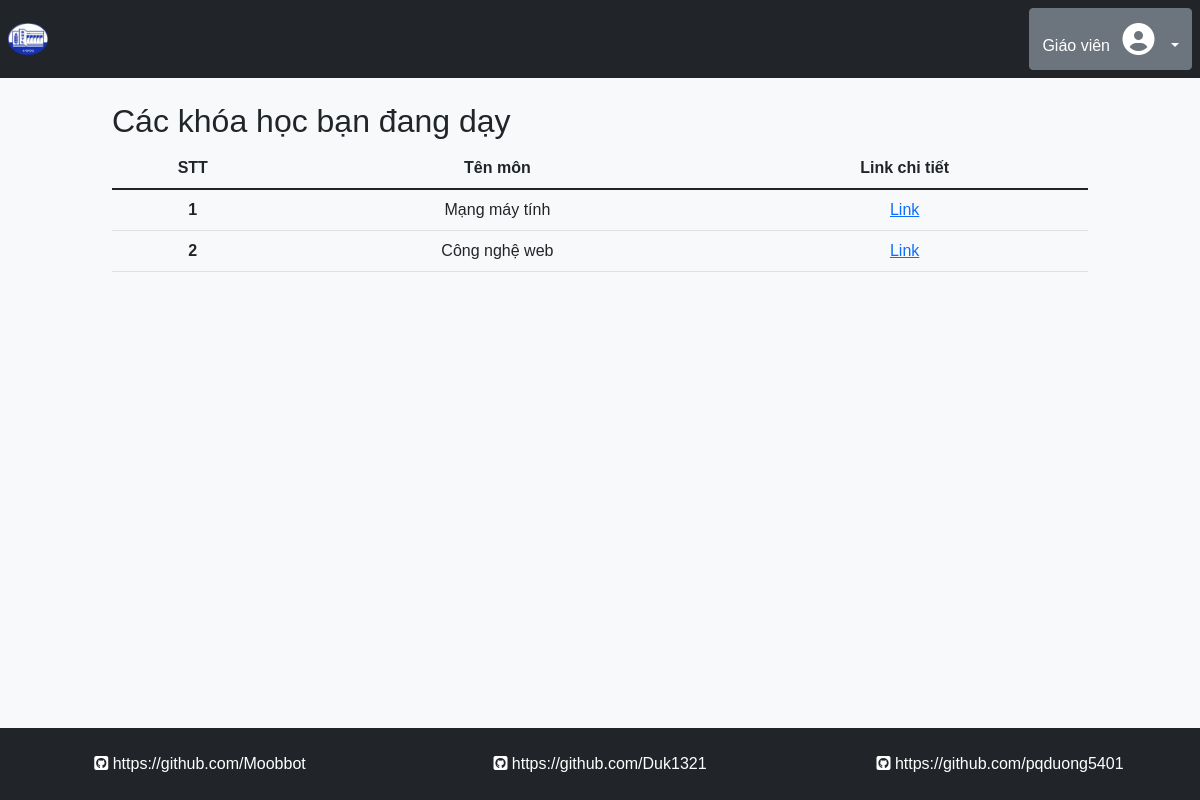
Screenshot of / (signed in) with the database file from the repository.
### tables this page shows
CREATE TABLE `db_teach_learn` (
  `teach_learn_id` int(10) UNSIGNED NOT NULL,
  `user_id_inf` int(10) UNSIGNED NOT NULL,
  `sub_id` int(10) UNSIGNED NOT NULL
);

CREATE TABLE `db_subjects` (
  `sub_id` int(10) UNSIGNED NOT NULL,
  `sub_name` varchar(100) NOT NULL
);

### teacher/index.php (the view, shortened to what this page needs)
<?php
if (empty($_SESSION['current_user'])) {
    header("Location:../index.php");
?>
<?php
} else {
    $currentUser = $_SESSION['current_user'];
?>
<?php include './reuse/config.php' ?>
<div class="row justify-content-center p-0 m-0">
    <div class="col-10">
        <h2>Các khóa học bạn đang dạy</h2>
        <table class="table text-center">
            <thead>
                <tr>
                    <th scope="col">STT</th>
                    <th scope="col">Tên môn</th>
                    <th scope="col">Link chi tiết</th>
                </tr>
            </thead>
            <tbody>
                <?php
                    $user_id_inf = $currentUser['user_id'];
                    $sql = "SELECT sub_id, teach_learn_id FROM db_teach_learn WHERE user_id_inf = '$user_id_inf'";
                    $result = mysqli_query($conn, $sql);
                    $STT = 0;
                    if ($result->num_rows > 0) {
                        while ($row  = $result->fetch_assoc()) {
                            $sub_id = $row['sub_id'];
                            $teach_learn_id = $row['teach_learn_id'];
                            $sql1 = "SELECT sub_name FROM db_subjects s, db_teach_learn WHERE s.sub_id = $sub_id AND teach_learn_id = $teach_learn_id";
                            $result1 = mysqli_query($conn, $sql1);
                            if ($result1->num_rows > 0) {
                                $STT += 1;
                                $row1 = $result1->fetch_assoc();
                    ?>
                <tr>
                    <th scope="row"><?= $STT ?></th>
                    <td><?= $row1['sub_name'] ?></td>
                    <td><a
                            href="http://localhost/BTL_CNW/teacher/detail.php?data= <?= $teach_learn_id ?>,<?= $row1['sub_name'] ?>">Link</a>
                    </td>
                    <?php
                            }
                        }
                    } else { ?>
                    <th scope="row">Bạn chưa dạy môn nào</th>
                    <?php
                    } ?>
                </tr>
            </tbody>
        </table>
    </div>
</div>
<?php
}
?>

### assets/style.css (style rules this page uses)
*, html { margin: 0; padding: 0; list-style-type: none; font-family: Arial, Helvetica, sans-serif; }

### rows the page displays
db_teach_learn: sub.sub_name "Mạng máy tính"
db_teach_learn: sub.sub_name "Công nghệ web"

### other values shown
$currentUser['User_FullName'] "Giáo viên"
